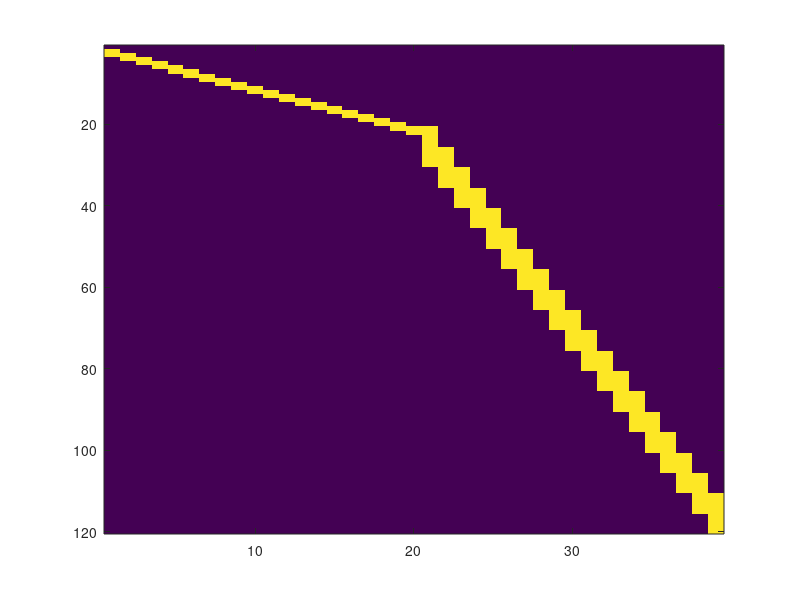

The MATLAB source for this figure: (Note: this script raises an error after producing the figure.)
% basis_maker
clear
load ps_bases.mat;
unit_basis = ps_bases{2}.basis;
bins = size(unit_basis,1);

%%
dense.index = [1:20];
dense.vector = zeros(bins,1);
dense.vector(1:2) = [1;1];
dense.rotation_factor = 1;
dense.rotation_0 = 1; 

sparse.index = [1:19];
sparse.vector = zeros(bins,1);
sparse.vector(1:10) = ones(10,1);
sparse.rotation_factor = 5;
sparse.rotation_0      = 20;

new_basis = [];

for i_portion = 1:2
    if i_portion == 1, pars = dense; end
    if i_portion == 2, pars = sparse; end
    
    new_part = [];
    for i_ind = pars.index
        new_vec = circshift(pars.vector, ...
            pars.rotation_0 + (i_ind-1)*pars.rotation_factor);
        new_part = [new_part new_vec];
    end
    
    new_basis = [new_basis new_part];
end

imagesc(new_basis);

ps_bases{3}.basis = new_basis;
ps_bases{3}.note  = 'steps_overlap_40';

save('ps_bases.mat', 'ps_bases')
%%

dense.index = [1:20];
dense.vector = zeros(bins,1);
dense.vector(1) = 1;
dense.rotation_factor = 1;
dense.rotation_0 = 1; 

sparse.index = [1:45];
sparse.vector = zeros(bins,1);
sparse.vector(1:10) = ones(10,1);
sparse.rotation_factor = 2;
sparse.rotation_0      = 20;

new_basis = [];

for i_portion = 1:2
    if i_portion == 1, pars = dense; end
    if i_portion == 2, pars = sparse; end
    
    new_part = [];
    for i_ind = pars.index
        new_vec = circshift(pars.vector, ...
            pars.rotation_0 + (i_ind-1)*pars.rotation_factor);
        new_part = [new_part new_vec];
    end
    
    new_basis = [new_basis new_part];
end

imagesc(new_basis);

ps_bases{4}.basis = new_basis;
ps_bases{4}.note  = 'smooth_steps_overlap_65';

save('ps_bases.mat', 'ps_bases')

%%
dense.index = [1:20];
dense.vector = zeros(bins,1);
dense.vector(1) = 1;
dense.rotation_factor = 1;
dense.rotation_0 = 1; 

sparse.index = [1:18];
sparse.vector = zeros(bins,1);
sparse.vector(1:5)  = (linspace(0,.8,5))'; 
sparse.vector(6:15) = ones(10,1);
sparse.vector(16:20) = (linspace(.8,0,5))';
sparse.rotation_factor = 5;
sparse.rotation_0      = 15;

new_basis = [];

for i_portion = 1:2
    if i_portion == 1, pars = dense; end
    if i_portion == 2, pars = sparse; end
    
    new_part = [];
    for i_ind = pars.index
        new_vec = circshift(pars.vector, ...
            pars.rotation_0 + (i_ind-1)*pars.rotation_factor);
        new_part = [new_part new_vec];
    end
    
    new_basis = [new_basis new_part];
end

imagesc(new_basis);

ps_bases{5}.basis = new_basis;
ps_bases{5}.note  = 'rampedsteps_overlap_39';

save('ps_bases.mat', 'ps_bases')

